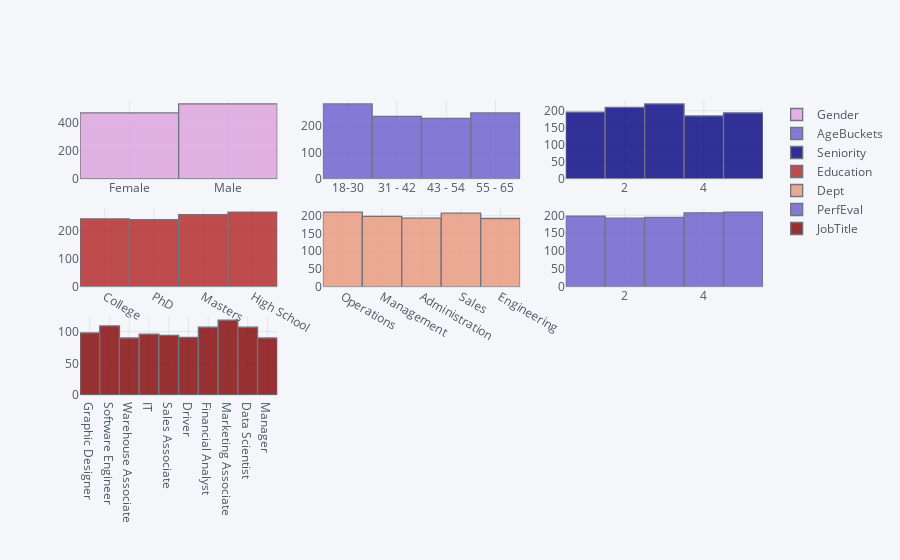

This figure's notebook cell:
### Code cell
iplot(cf.subplots([df['Gender'].figure(kind='hist', color = notebook_colours[0]), 
                   df['AgeBuckets'].figure(kind='hist',color=notebook_colours[1]),
                  df['Seniority'].figure(kind='hist',color=notebook_colours[2]),
                  df['Education'].figure(kind='hist',color=notebook_colours[3]),
                  df['Dept'].figure(kind='hist',color=notebook_colours[4]),
                  df['PerfEval'].figure(kind='hist',color=notebook_colours[5]),
                  df['JobTitle'].figure(kind='hist',color=notebook_colours[6])], shape=(3,3)))

### Figure 1 — Plotly figure (JSON) as saved in the notebook; plotly's stock layout.template omitted (floating-point values rounded to 4 significant figures; data arrays with more than 128 entries replaced by an {"elided": "..."} marker saying what was removed)
{"data": [{"histfunc": "count", "histnorm": "", "marker": {"color": "rgba(221, 160, 221, 1.0)", "line": {"color": "#4D5663", "width": 1.3}}, "name": "Gender", "opacity": 0.8, "orientation": "v", "type": "histogram", "x": {"elided": "1000 str values"}, "xaxis": "x", "yaxis": "y"}, {"histfunc": "count", "histnorm": "", "marker": {"color": "rgba(106, 90, 205, 1.0)", "line": {"color": "#4D5663", "width": 1.3}}, "name": "AgeBuckets", "opacity": 0.8, "orientation": "v", "type": "histogram", "x": {"elided": "1000 str values"}, "xaxis": "x2", "yaxis": "y2"}, {"histfunc": "count", "histnorm": "", "marker": {"color": "rgba(0, 0, 128, 1.0)", "line": {"color": "#4D5663", "width": 1.3}}, "name": "Seniority", "opacity": 0.8, "orientation": "v", "type": "histogram", "x": {"elided": "1000 int values"}, "xaxis": "x3", "yaxis": "y3"}, {"histfunc": "count", "histnorm": "", "marker": {"color": "rgba(178, 34, 34, 1.0)", "line": {"color": "#4D5663", "width": 1.3}}, "name": "Education", "opacity": 0.8, "orientation": "v", "type": "histogram", "x": {"elided": "1000 str values"}, "xaxis": "x4", "yaxis": "y4"}, {"histfunc": "count", "histnorm": "", "marker": {"color": "rgba(233, 150, 122, 1.0)", "line": {"color": "#4D5663", "width": 1.3}}, "name": "Dept", "opacity": 0.8, "orientation": "v", "type": "histogram", "x": {"elided": "1000 str values"}, "xaxis": "x5", "yaxis": "y5"}, {"histfunc": "count", "histnorm": "", "marker": {"color": "rgba(106, 90, 205, 1.0)", "line": {"color": "#4D5663", "width": 1.3}}, "name": "PerfEval", "opacity": 0.8, "orientation": "v", "type": "histogram", "x": {"elided": "1000 int values"}, "xaxis": "x6", "yaxis": "y6"}, {"histfunc": "count", "histnorm": "", "marker": {"color": "rgba(128, 0, 0, 1.0)", "line": {"color": "#4D5663", "width": 1.3}}, "name": "JobTitle", "opacity": 0.8, "orientation": "v", "type": "histogram", "x": {"elided": "1000 str values"}, "xaxis": "x7", "yaxis": "y7"}], "layout": {"legend": {"bgcolor": "#F5F6F9", "font": {"color": "#4D5663"}}, "paper_bgcolor": "#F5F6F9", "plot_bgcolor": "#F5F6F9", "title": {"font": {"color": "#4D5663"}}, "xaxis": {"anchor": "y", "domain": [0, 0.2889], "gridcolor": "#E1E5ED", "showgrid": true, "tickfont": {"color": "#4D5663"}, "title": {"font": {"color": "#4D5663"}, "text": ""}, "zerolinecolor": "#E1E5ED"}, "xaxis2": {"anchor": "y2", "domain": [0.3556, 0.6444], "gridcolor": "#E1E5ED", "showgrid": true, "tickfont": {"color": "#4D5663"}, "title": {"font": {"color": "#4D5663"}, "text": ""}, "zerolinecolor": "#E1E5ED"}, "xaxis3": {"anchor": "y3", "domain": [0.7111, 1], "gridcolor": "#E1E5ED", "showgrid": true, "tickfont": {"color": "#4D5663"}, "title": {"font": {"color": "#4D5663"}, "text": ""}, "zerolinecolor": "#E1E5ED"}, "xaxis4": {"anchor": "y4", "domain": [0, 0.2889], "gridcolor": "#E1E5ED", "showgrid": true, "tickfont": {"color": "#4D5663"}, "title": {"font": {"color": "#4D5663"}, "text": ""}, "zerolinecolor": "#E1E5ED"}, "xaxis5": {"anchor": "y5", "domain": [0.3556, 0.6444], "gridcolor": "#E1E5ED", "showgrid": true, "tickfont": {"color": "#4D5663"}, "title": {"font": {"color": "#4D5663"}, "text": ""}, "zerolinecolor": "#E1E5ED"}, "xaxis6": {"anchor": "y6", "domain": [0.7111, 1], "gridcolor": "#E1E5ED", "showgrid": true, "tickfont": {"color": "#4D5663"}, "title": {"font": {"color": "#4D5663"}, "text": ""}, "zerolinecolor": "#E1E5ED"}, "xaxis7": {"anchor": "y7", "domain": [0, 0.2889], "gridcolor": "#E1E5ED", "showgrid": true, "tickfont": {"color": "#4D5663"}, "title": {"font": {"color": "#4D5663"}, "text": ""}, "zerolinecolor": "#E1E5ED"}, "yaxis": {"anchor": "x", "domain": [0.7333, 1], "gridcolor": "#E1E5ED", "showgrid": true, "tickfont": {"color": "#4D5663"}, "title": {"font": {"color": "#4D5663"}, "text": ""}, "zerolinecolor": "#E1E5ED"}, "yaxis2": {"anchor": "x2", "domain": [0.7333, 1], "gridcolor": "#E1E5ED", "showgrid": true, "tickfont": {"color": "#4D5663"}, "title": {"font": {"color": "#4D5663"}, "text": ""}, "zerolinecolor": "#E1E5ED"}, "yaxis3": {"anchor": "x3", "domain": [0.7333, 1], "gridcolor": "#E1E5ED", "showgrid": true, "tickfont": {"color": "#4D5663"}, "title": {"font": {"color": "#4D5663"}, "text": ""}, "zerolinecolor": "#E1E5ED"}, "yaxis4": {"anchor": "x4", "domain": [0.3667, 0.6333], "gridcolor": "#E1E5ED", "showgrid": true, "tickfont": {"color": "#4D5663"}, "title": {"font": {"color": "#4D5663"}, "text": ""}, "zerolinecolor": "#E1E5ED"}, "yaxis5": {"anchor": "x5", "domain": [0.3667, 0.6333], "gridcolor": "#E1E5ED", "showgrid": true, "tickfont": {"color": "#4D5663"}, "title": {"font": {"color": "#4D5663"}, "text": ""}, "zerolinecolor": "#E1E5ED"}, "yaxis6": {"anchor": "x6", "domain": [0.3667, 0.6333], "gridcolor": "#E1E5ED", "showgrid": true, "tickfont": {"color": "#4D5663"}, "title": {"font": {"color": "#4D5663"}, "text": ""}, "zerolinecolor": "#E1E5ED"}, "yaxis7": {"anchor": "x7", "domain": [0, 0.2667], "gridcolor": "#E1E5ED", "showgrid": true, "tickfont": {"color": "#4D5663"}, "title": {"font": {"color": "#4D5663"}, "text": ""}, "zerolinecolor": "#E1E5ED"}}}
